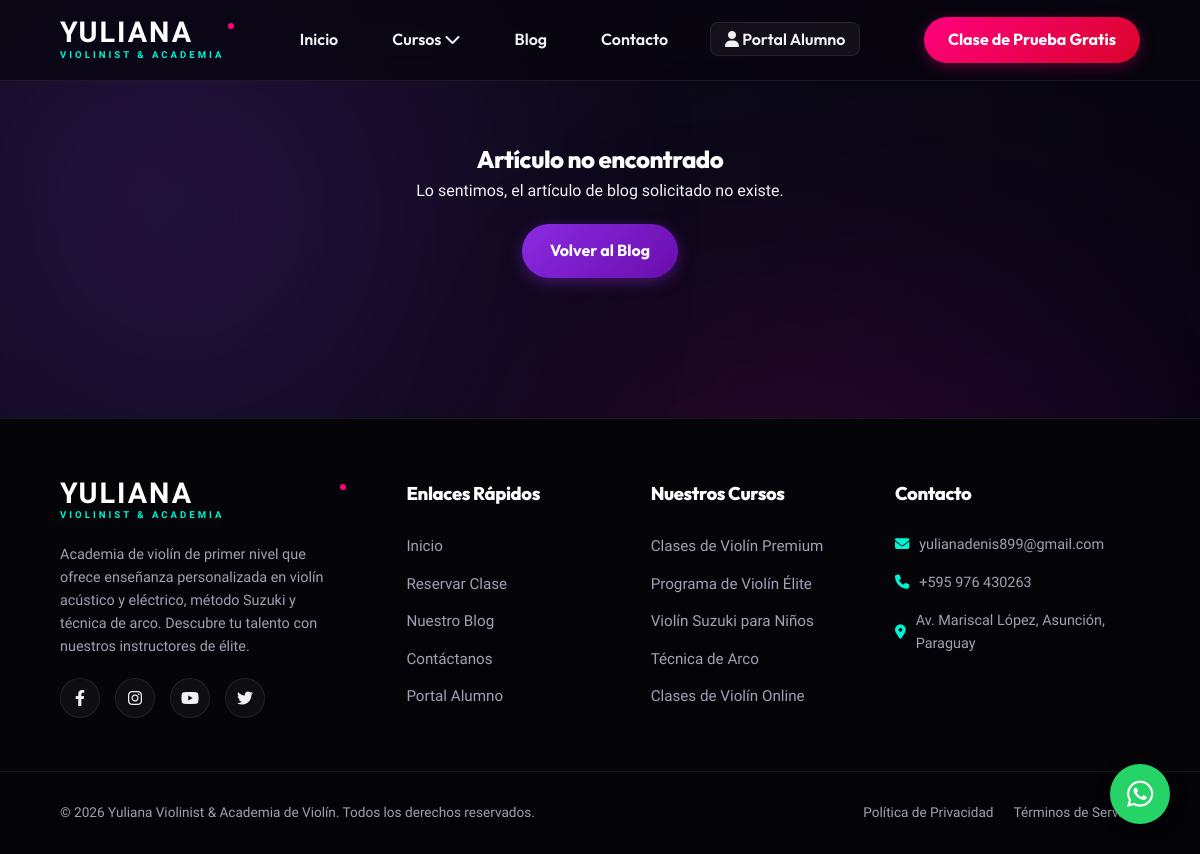
Page /blog/como-iniciarse-en-las-clases-de-violin on the earlier database version.
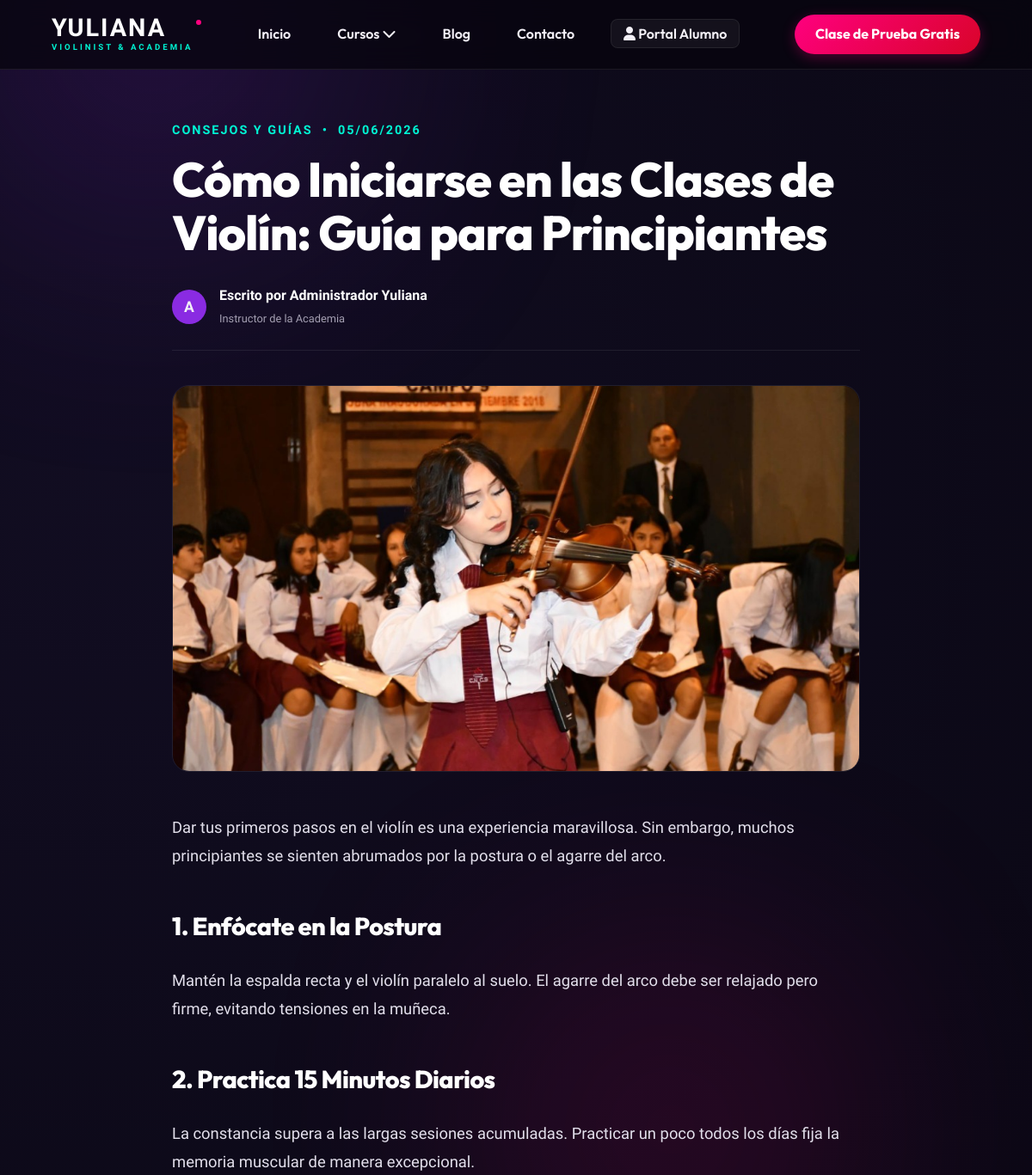
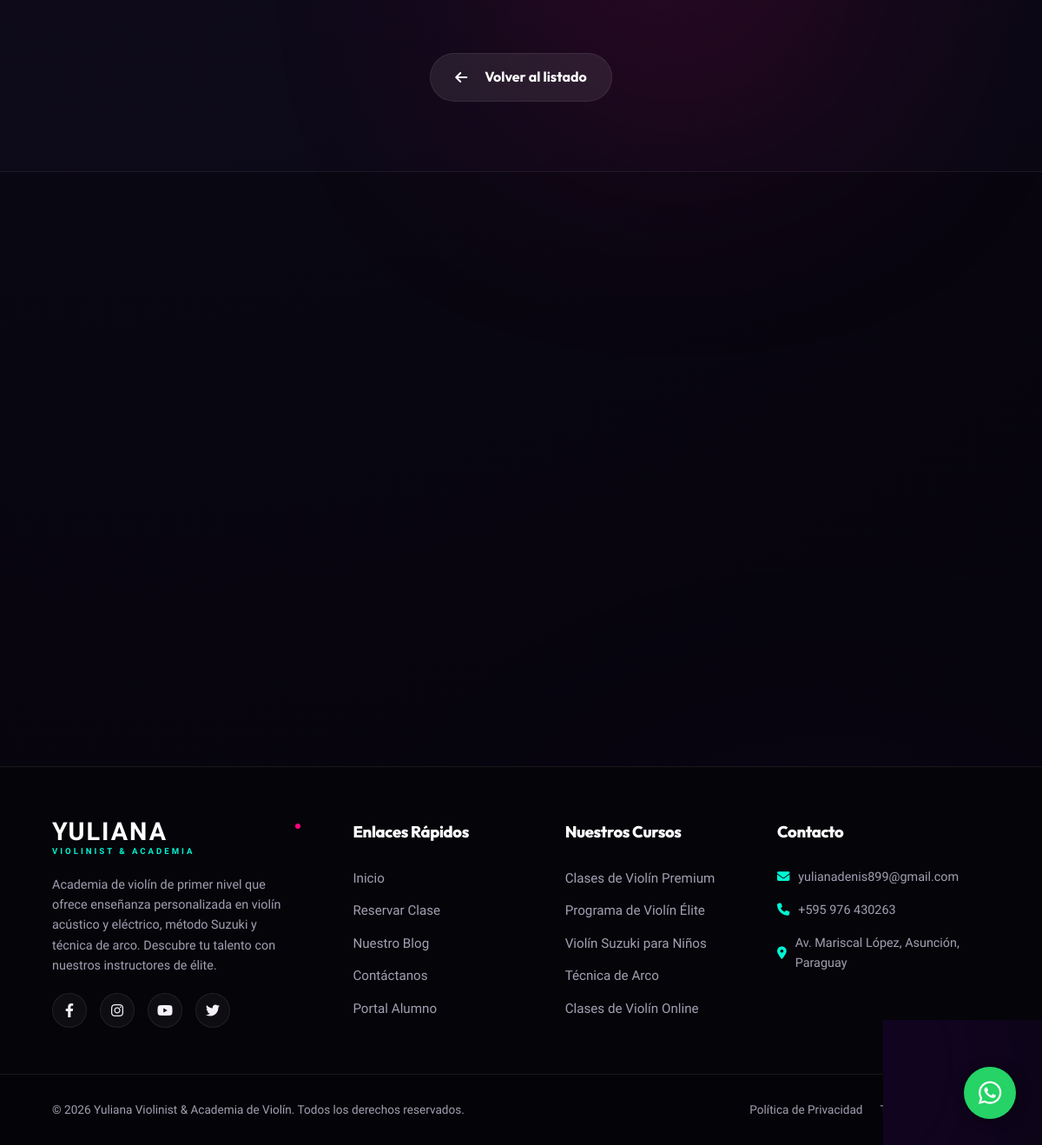
Same page on the later database version (2 pictures, top to bottom).
### tables this page shows
CREATE TABLE `blog_posts` (
  `id` INT AUTO_INCREMENT PRIMARY KEY,
  `slug` VARCHAR(150) NOT NULL UNIQUE,
  `title` VARCHAR(200) NOT NULL,
  `content` TEXT NOT NULL,
  `excerpt` TEXT NOT NULL,
  `category` VARCHAR(100) NOT NULL,
  `tags` VARCHAR(255) DEFAULT NULL,
  `author_id` INT NOT NULL,
  `status` ENUM('draft', 'published') DEFAULT 'draft',
  `image_url` VARCHAR(255) DEFAULT NULL,
  `created_at` TIMESTAMP DEFAULT CURRENT_TIMESTAMP,
  FOREIGN KEY (`author_id`) REFERENCES `users`(`id`) ON DELETE CASCADE
);

CREATE TABLE `users` (
  `id` INT AUTO_INCREMENT PRIMARY KEY,
  `name` VARCHAR(100) NOT NULL,
  `email` VARCHAR(150) NOT NULL UNIQUE,
  `password` VARCHAR(255) NOT NULL,
  `role` ENUM('student', 'admin') DEFAULT 'student',
  `status` ENUM('pending', 'approved', 'rejected') DEFAULT 'pending',
  `created_at` TIMESTAMP DEFAULT CURRENT_TIMESTAMP
);

### views/blog_post.php (the view, shortened to what the changed rows need)
<?php
try {
    $db = getDBConnection();
    $slug = isset($params['slug']) ? cleanInput($params['slug']) : '';
    $stmt = $db->prepare("
        SELECT b.*, u.name AS author_name
        FROM blog_posts b
        JOIN users u ON b.author_id = u.id
        WHERE b.slug = ? AND b.status = 'published'
    ");
    $stmt->execute([$slug]);
    $post = $stmt->fetch();
    if (!$post) {
        echo "<div class='container' style='padding:140px 20px; text-align:center;'><h2>Artículo no encontrado</h2><p>Lo sentimos, el artículo de blog solicitado no existe.</p><a href='".BASE_URL."/blog' class='btn btn-primary' style='margin-top:20px;'>Volver al Blog</a></div>";
        return;
    }
    $relStmt = $db->prepare("
        SELECT id, slug, title, category, excerpt, created_at, image_url
        FROM blog_posts
        WHERE category = ? AND id != ? AND status = 'published'
        LIMIT 2
    ");
    $relStmt->execute([$post['category'], $post['id']]);
    $related = $relStmt->fetchAll();
    if (empty($related)) {
        $relStmt = $db->prepare("
            SELECT id, slug, title, category, excerpt, created_at, image_url
            FROM blog_posts
            WHERE id != ? AND status = 'published'
            LIMIT 2
        ");
        $relStmt->execute([$post['id']]);
        $related = $relStmt->fetchAll();
    }
} catch (Exception $e) {
    die("Error al cargar el artículo: " . $e->getMessage());
}
?>
<article class="post-layout">
    <span class="post-meta">
        <?= htmlspecialchars($post['category']) ?> &nbsp;•&nbsp; <?= date('d/m/Y', strtotime($post['created_at'])) ?>
    </span>
    <h1><?= htmlspecialchars($post['title']) ?></h1>
    <div style="display:flex; gap:15px; align-items:center; border-bottom:1px solid var(--glass-border); padding-bottom:25px; margin-bottom:40px;">
        <div style="width:40px; height:40px; border-radius:50%; background:var(--primary); display:flex; align-items:center; justify-content:center; font-weight:bold; font-size:1.1rem;">
            <?= strtoupper(substr($post['author_name'], 0, 1)) ?>
        </div>
        <div>
            <span style="display:block; font-weight:bold; color:#fff;">Escrito por <?= htmlspecialchars($post['author_name']) ?></span>
            <small style="color:var(--text-muted); font-size:0.8rem;">Instructor de la Academia</small>
        </div>
    </div>
    <?php if (!empty($post['image_url']) && file_exists($post['image_url'])): ?>
        <img src="<?= BASE_URL ?>/<?= htmlspecialchars($post['image_url']) ?>" alt="<?= htmlspecialchars($post['title']) ?>" class="post-banner" style="object-position: center 20%;">
    <?php endif; ?>
    <div class="post-body">
        <?= $post['content'] ?>
    </div>
    <div style="margin-top:60px; display:flex; justify-content:center;">
        <a href="<?= BASE_URL ?>/blog" class="btn btn-secondary"><i class="fas fa-arrow-left" style="margin-right:10px;"></i> Volver al listado</a>
    </div>
</article>
<?php if (!empty($related)): ?>
    <section style="background: rgba(0, 0, 0, 0.2); border-top:1px solid var(--glass-border); padding: 80px 0;">
    </section>
<?php endif; ?>

### views/header.php (shortened to what the changed rows need)
<!DOCTYPE html>
<html lang="es">
<head>
    <link rel="stylesheet" href="https://cdnjs.cloudflare.com/ajax/libs/font-awesome/6.4.0/css/all.min.css">
    <link rel="stylesheet" href="<?= BASE_URL ?>/assets/css/style.css">
</head>
<body>
    <div class="decor-orb glow-orb-1"></div>
    <div class="decor-orb glow-orb-3"></div>
    <header id="mainHeader">
        <div class="header-container">
        </div>
    </header>
    <main id="ajaxPageContainer">

Differences in the rows shown:
now on this page (row edited): blog_posts: category "CONSEJOS Y GUÍAS", created_at "05/06/2026", title "Cómo Iniciarse en las Clases de Violín: Guía para Principiantes", author.name "A", author.name "Administrador Yuliana", image_url (picture), content "Dar tus primeros pasos en el violín es una experiencia maravillosa. Sin embargo, muchos principiantes se sienten abrumados por la postura o el agarre del arco. 1. Enfócate en la Postura Mantén la espalda recta y el violín paralelo al suelo. El agarre del arco debe ser relajado pero firme, evitando tensiones en la muñeca. 2. Practica 15 Minutos Diarios La constancia supera a las largas sesiones acumuladas. Practicar un poco todos los días fija la memoria muscular de manera excepcional."
Other differences:
text no longer shown: "Artículo no encontrado Lo sentimos, el artículo de blog solicitado no existe. Volver al Blog"
text now shown: "• Escrito por Instructor de la Academia Volver al listado"
